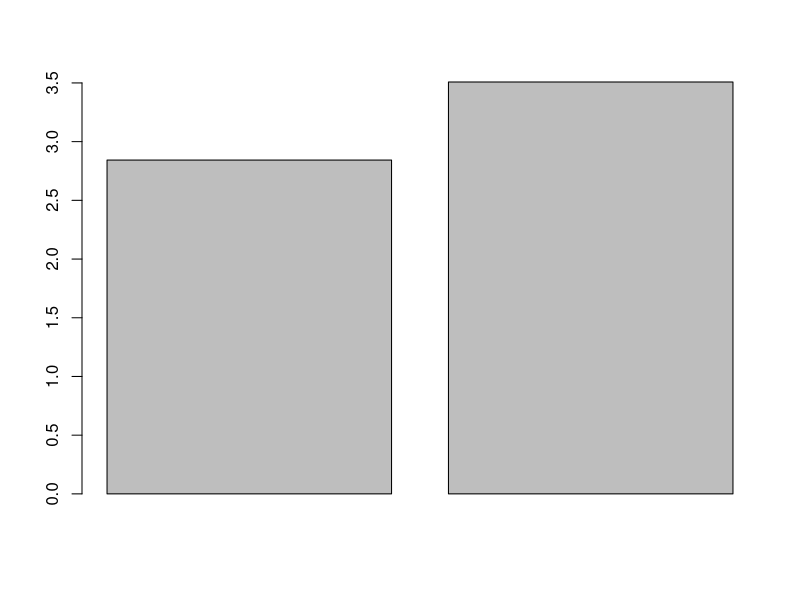
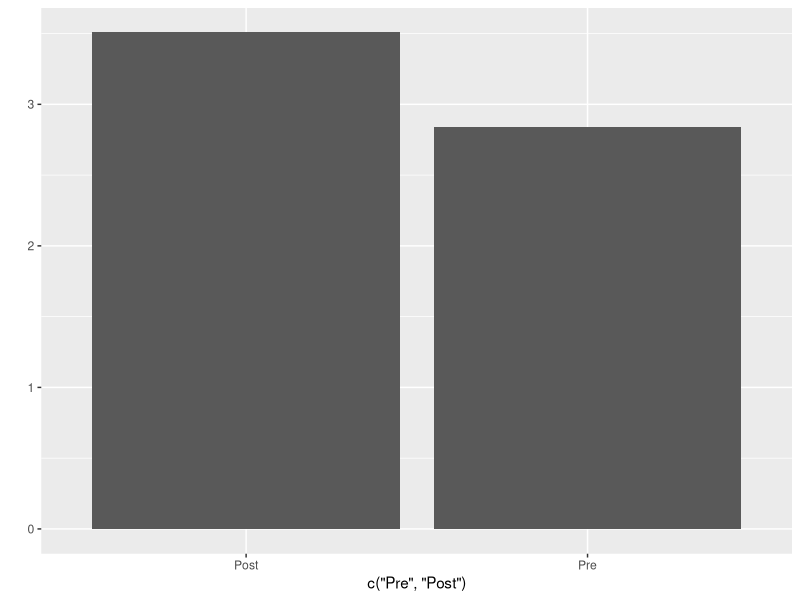
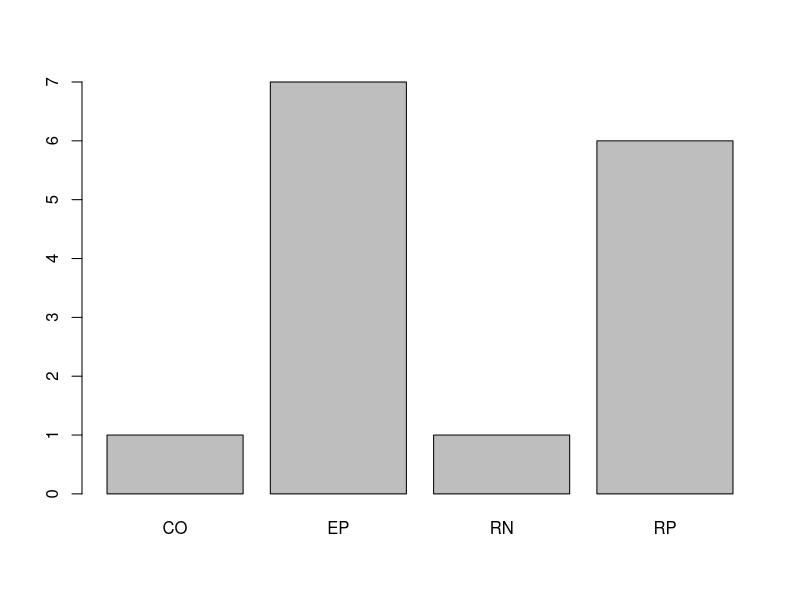
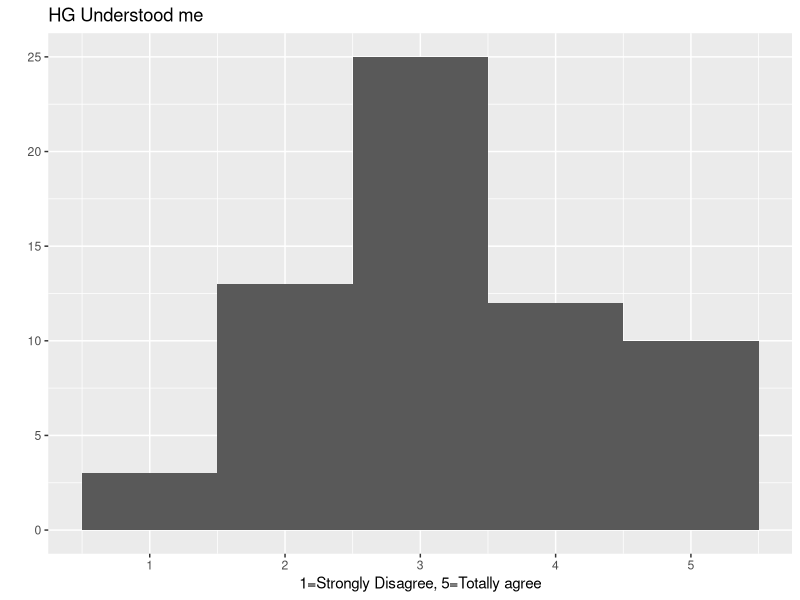

The R source for these figures, in order:
## ---- chunk 1
knitr::opts_chunk$set(echo = TRUE)
## ---- chunk 2
library(readr)
library(ggplot2)
## ---- chunk 3
Dialogue <- read_csv("Dialogue.csv")
Dialogue$strategy <- substr(Dialogue$q_id,1,2)
dems <- read_csv("Demographics.csv")
post <- read_csv("PostQuestions.csv")
## ---- chunk 4
# Exclude ppl that did not finish.
pre.good<-dems[dems$sessionID %in% post$sessionID,]
# Exclude test users
pre.good<-pre.good[pre.good$userType!="test",]
post<-post[post$sessionID %in% pre.good$sessionID,]

#Exclude those before Feb 23
pp<-Dialogue[Dialogue$sessionID %in% pre.good$sessionID,c("time","sessionID")]
pp.beforeFeb <- pp[c(67:2202),]
pre.good.sid<-unique(unlist(pre.good$sessionID, use.names = FALSE))

#View(pre.good)
## ---- chunk 5
table(pre.good$position)
table(pre.good$gender)
table(pre.good$ethnicity)
table(pre.good$age_range)
## ---- chunk 6
table(pre.good$position)/length(pre.good$position)
table(pre.good$gender)/length(pre.good$gender)
table(pre.good$ethnicity)/length(pre.good$ethnicity)
table(pre.good$age_range)/length(pre.good$age_range)
## ---- chunk 7
interest.pre <- mean(dems$taichi_interest)
interest.post<- mean(post$taichi_learn)
barplot(c(interest.pre,interest.post))
d <- cbind(c("Pre","Post"),c(interest.pre,interest.post))
## ---- chunk 8
qplot(x=c("Pre","Post"),weight=c(interest.pre,interest.post))
## ---- chunk 9
t.test(pre.good$taichi_interest,post$taichi_learn,paired=TRUE)
## ---- chunk 10
barplot(table(Dialogue$strategy[Dialogue$sessionID=="ceprtq01ps0n5q92h8r74emid4" & Dialogue$speaker=="U"]))
## ---- chunk 11
qplot(data=post, x=guru_understanding, binwidth=1, xlab="1=Strongly Disagree, 5=Totally agree",main="HG Understood me")
